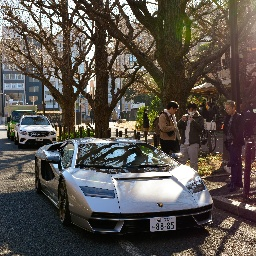
#> input picture GRAY-cars_tanks/cars_tanks/train/cars/100.jpg, 256 x 256 px; its folder holds only this picture in this run
$ python resize_cpde.py
#> lines starting #> are read from the running program, lines starting #| are printed output that depends on the picture
from PIL import Image
import os

# Giriş ve çıkış dizinlerini tanımla
input_dirs = [
    "GRAY-cars_tanks/cars_tanks/train/cars",
    "GRAY-cars_tanks/cars_tanks/train/tanks",
    "GRAY-cars_tanks/cars_tanks/test/cars",
    "GRAY-cars_tanks/cars_tanks/test/tanks",
]
output_dir = "GRAY-cars_tanks/resized"

# Çıkış dizinini oluştur
os.makedirs(output_dir, exist_ok=True)


# Resimleri işlemek için fonksiyon
def resize_images(input_dir, output_subdir, size=(64, 64)):
#> called with input_dir = 'GRAY-cars_tanks/cars_tanks/train/cars', output_subdir = 'train/cars', size = (64, 64)
    output_path = os.path.join(output_dir, output_subdir)
    os.makedirs(output_path, exist_ok=True)  # Alt dizin oluştur

    for img_file in os.listdir(input_dir):
        if img_file.endswith((".jpg", ".jpeg", ".png")):  # Sadece resim dosyaları
            input_path = os.path.join(input_dir, img_file)
            output_path_file = os.path.join(output_path, img_file)

            try:
                with Image.open(input_path) as img:
#> img is the input picture: PIL image 256x256 RGB; mean R, G, B 88.6, 82.6, 76.4
                    img_resized = img.resize(
                        size, Image.Resampling.LANCZOS
                    )  # Yeniden boyutlandır
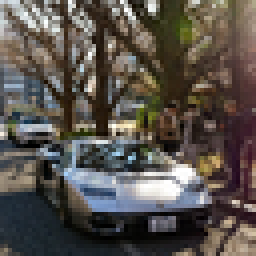
#> img_resized: PIL image 64x64 RGB (shown 4 times larger); mean R, G, B 88.6, 82.5, 76.4
                    img_resized.save(output_path_file)  # Yeni dosyaya kaydet
                    print(f"Resized and saved: {output_path_file}")
            except Exception as e:
                print(f"Error processing {input_path}: {e}")


# Tüm dizinler için işlemi başlat
subdirs = ["train/cars", "train/tanks", "test/cars", "test/tanks"]

for input_dir, subdir in zip(input_dirs, subdirs):
#> (the run stopped early here; a loop or call above may not have finished)
